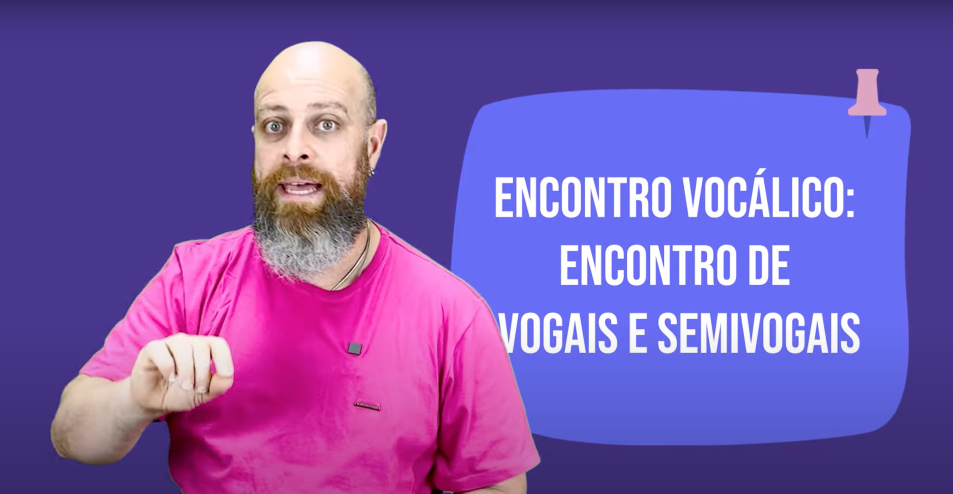
#> input picture temp/print_noslen.png, 2858 x 1480 px (shown at 1/3 size)
$ jupyter execute opencv.ipynb
#> lines starting #> are read from the running program, lines starting #| are printed output that depends on the picture; after the words box and inside, x2 and y2 are one past the last pixel; in counts of white or black regions, pixels touching at a corner belong together
[cell 1]
import numpy as np
import cv2

[cell 2]
import cv2
image_file = "temp/print_noslen.png"
img =  cv2.imread(image_file)
#> img is the input picture: shape (1480, 2858, 3); mean B, G, R 171.9, 86.5, 120.2

[cell 3]
cv2.startWindowThread()
cv2.imshow("original image", img)
cv2.waitKey(5000)
cv2.destroyAllWindows()
cv2.waitKey(10)

Inverted Image

[cell 4]
inverted_image = cv2.bitwise_not(img)
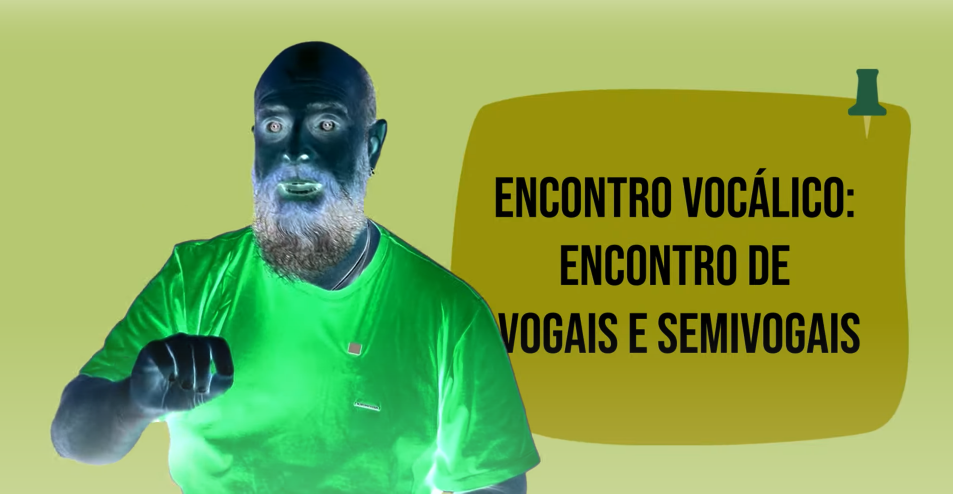
#> inverted_image: shape (1480, 2858, 3) (shown at 1/3 size); mean B, G, R 83.1, 168.5, 134.8
cv2.imwrite("temp/inverted.jpg", inverted_image)
#> Out = True

[cell 5]
img = cv2.imread("temp/inverted.jpg")
cv2.imshow("inverted", img)
cv2.waitKey(5000)
cv2.destroyAllWindows()
cv2.waitKey(10)

# 02: Rescaling

# 03: Binarization

[cell 6]
def grayscale(image):
    return cv2.cvtColor(image, cv2.COLOR_BGR2GRAY)

[cell 7]
img = cv2.imread("temp/print_noslen.png")
gray_image = grayscale(img)
#> in grayscale, `return cv2.cvtColor(image, cv2.COLOR_BGR2GRAY)`:
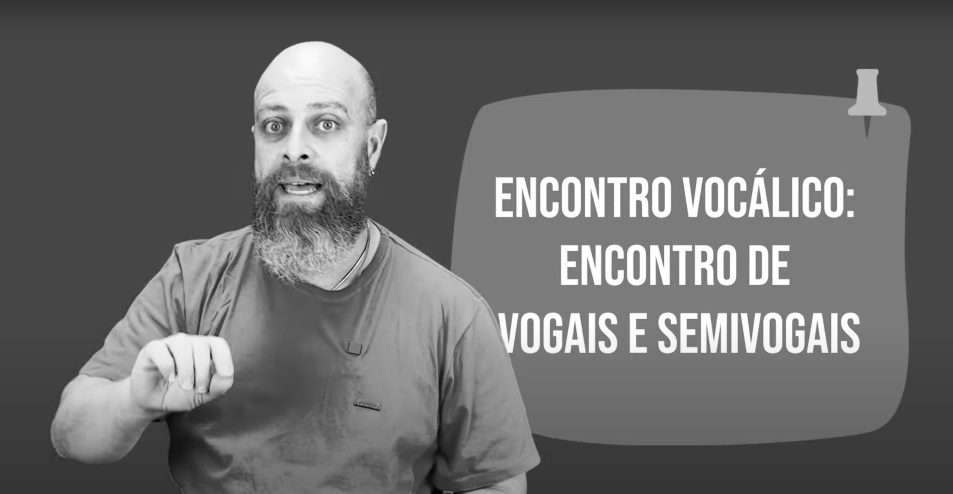
#> returned value: shape (1480, 2858) (shown at 1/3 size); min 1, max 255, mean 106.2
cv2.imwrite("temp/noslen_gray.jpg", gray_image)
#> Out = True

[cell 8]
img = cv2.imread("temp/noslen_gray.jpg")
#> img: shape (1480, 2858, 3); min 0, max 255, mean 106.2
cv2.imshow("gray", img)
cv2.waitKey(5000)
cv2.destroyAllWindows()
cv2.waitKey(10)

[cell 9]
thresh, im_bw = cv2.threshold(gray_image, 210, 230, cv2.THRESH_BINARY)
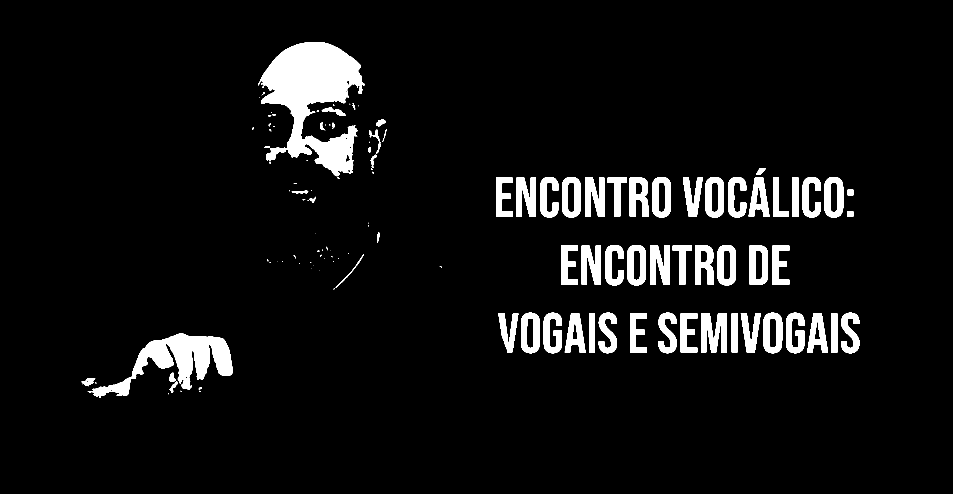
#> im_bw: shape (1480, 2858) (shown at 1/3 size); values 0 (black) and 230 (white), 6.4% white; 132 white regions (56 under 20 px), largest, box (x1, y1, x2, y2) and area: (775, 126, 1095, 529) 63289, (276, 1000, 699, 1193) 28953, (2103, 940, 2180, 1058) 6635
cv2.imwrite("temp/noslen_gray.jpg", im_bw)
#> Out = True

[cell 10]
img = cv2.imread("temp/noslen_gray.jpg")
#> img: shape (1480, 2858, 3); min 0, max 237, mean 14.7
cv2.imshow("gray", img)
cv2.waitKey(5000)
cv2.destroyAllWindows()
cv2.waitKey(10)

# Noise Removal

[cell 11]
def noise_removal(image):
    kernel = np.ones((1,1), np.uint8)
    image = cv2.dilate(image, kernel, iterations= 1)
    kernel = np.ones((1,1), np.uint8)
    image = cv2.erode(image, kernel, iterations= 1)
    image = cv2.morphologyEx(image, cv2.MORPH_CLOSE, kernel)
    image = cv2.medianBlur(image, 3)
    return(image)

[cell 12]
no_noise = noise_removal(im_bw)
#> in noise_removal, `image = cv2.medianBlur(image, 3)`: image: shape (1480, 2858); values 0 (black) and 230 (white), 6.4% white; 111 white regions (40 under 20 px), largest, box (x1, y1, x2, y2) and area: (775, 126, 1095, 529) 63306, (277, 1000, 699, 1193) 28964, (2103, 940, 2180, 1058) 6638
cv2.imwrite("temp/noslen_no_noise.jpg", no_noise)
#> Out = True

[cell 13]
img = cv2.imread("temp/noslen_no_noise.jpg")
#> img: shape (1480, 2858, 3); min 0, max 237, mean 14.7
cv2.imshow("gray", img)
cv2.waitKey(5000)
cv2.destroyAllWindows()
cv2.waitKey(10)

# Erosão

[cell 14]
def thin_font(image):
    image = cv2.bitwise_not(image)
    kernel = np.ones((2,2), np.uint8)
    image = cv2.erode(image, kernel, iterations = 1)
    image = cv2.bitwise_not(image)
    return(image)

[cell 15]
eroded_image = thin_font(no_noise)
#> in thin_font, `image = cv2.erode(image, kernel, iterations = 1)`: image: shape (1480, 2858); values 25 (black) and 255 (white), 93.3% white; 111 black regions (26 under 20 px), largest, box (x1, y1, x2, y2) and area: (775, 126, 1096, 530) 64852, (277, 1000, 700, 1194) 30100, (2103, 940, 2181, 1059) 7083
cv2.imwrite("temp/erodede_image.jpg", eroded_image)
#> Out = True

[cell 16]
img = cv2.imread("temp/erodede_image.jpg")
#> img: shape (1480, 2858, 3); min 0, max 238, mean 15.5
cv2.imshow("gray", img)
cv2.waitKey(5000)
cv2.destroyAllWindows()
cv2.waitKey(10)

# Dilatação

[cell 17]
def thick_font(image):
    image = cv2.bitwise_not(image)
    kernel = np.ones((2,2), np.uint8)
    image = cv2.dilate(image, kernel, iterations=1)
    image = cv2.bitwise_not(image)
    return(image)

[cell 18]
dilated_image = thick_font(no_noise)
#> in thick_font, `image = cv2.dilate(image, kernel, iterations=1)`: image: shape (1480, 2858); values 25 (black) and 255 (white), 94% white; 113 black regions (45 under 20 px), largest, box (x1, y1, x2, y2) and area: (779, 127, 1094, 529) 61735, (278, 1001, 699, 1193) 27824, (2104, 941, 2180, 1058) 6195
cv2.imwrite("temp/dilated_image.jpg", dilated_image)
#> Out = True

[cell 19]
img = cv2.imread("temp/dilated_image.jpg")
#> img: shape (1480, 2858, 3); min 0, max 237, mean 13.8
cv2.imshow("gray", img)
cv2.waitKey(5000)
cv2.destroyAllWindows()
cv2.waitKey(10)

# Reskewing

[cell 20]
new = cv2.imread("temp/page_01_rotated.JPG")
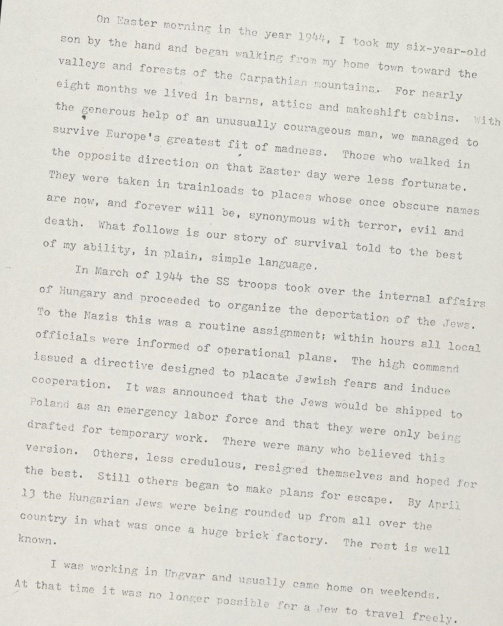
#> input picture temp/page_01_rotated.JPG, 1006 x 1251 px (shown at 1/2 size)
#> new is the input picture: shape (1251, 1006, 3); mean B, G, R 212.5, 219.3, 220.6
cv2.imshow("temp/page_01_rotated.JPG", img)
cv2.waitKey(5000)
cv2.destroyAllWindows()
cv2.waitKey(10)

[cell 21]
#https://becominghuman.ai/how-to-automatically-deskew-straighten-a-text-image-using-opencv-a0c30aed83df
import numpy as np

def getSkewAngle(cvImage) -> float:
    # Prep image, copy, convert to gray scale, blur, and threshold
    newImage = cvImage.copy()
    gray = cv2.cvtColor(newImage, cv2.COLOR_BGR2GRAY)
    blur = cv2.GaussianBlur(gray, (9, 9), 0)
    thresh = cv2.threshold(blur, 0, 255, cv2.THRESH_BINARY_INV + cv2.THRESH_OTSU)[1]

    # Apply dilate to merge text into meaningful lines/paragraphs.
    # Use larger kernel on X axis to merge characters into single line, cancelling out any spaces.
    # But use smaller kernel on Y axis to separate between different blocks of text
    kernel = cv2.getStructuringElement(cv2.MORPH_RECT, (30, 5))
    dilate = cv2.dilate(thresh, kernel, iterations=2)

    # Find all contours
    contours, hierarchy = cv2.findContours(dilate, cv2.RETR_LIST, cv2.CHAIN_APPROX_SIMPLE)
    contours = sorted(contours, key = cv2.contourArea, reverse = True)
    for c in contours:
        rect = cv2.boundingRect(c)
        x,y,w,h = rect
        cv2.rectangle(newImage,(x,y),(x+w,y+h),(0,255,0),2)

    # Find largest contour and surround in min area box
    largestContour = contours[0]
    print (len(contours))
    minAreaRect = cv2.minAreaRect(largestContour)
    cv2.imwrite("temp/boxes.jpg", newImage)
    # Determine the angle. Convert it to the value that was originally used to obtain skewed image
    angle = minAreaRect[-1]
    if angle < -45:
        angle = 90 + angle
    return -1.0 * angle

# Rotate the image around its center
def rotateImage(cvImage, angle: float):
    newImage = cvImage.copy()
    (h, w) = newImage.shape[:2]
    center = (w // 2, h // 2)
    M = cv2.getRotationMatrix2D(center, angle, 1.0)
    newImage = cv2.warpAffine(newImage, M, (w, h), flags=cv2.INTER_CUBIC, borderMode=cv2.BORDER_REPLICATE)
    return newImage

[cell 22]
def deskew(img):
    angle = getSkewAngle(img)
#> in getSkewAngle, `thresh = cv2.threshold(blur, 0, 255, cv2.THRESH_BINARY_INV + cv2.THRES..`: thresh: shape (1251, 1006); 13.2% white; 805 white regions (24 under 20 px), largest, box (x1, y1, x2, y2) and area: (345, 776, 466, 799) 1286, (823, 269, 917, 292) 1137, (824, 725, 918, 746) 1116
#> in getSkewAngle, `dilate = cv2.dilate(thresh, kernel, iterations=2)`:
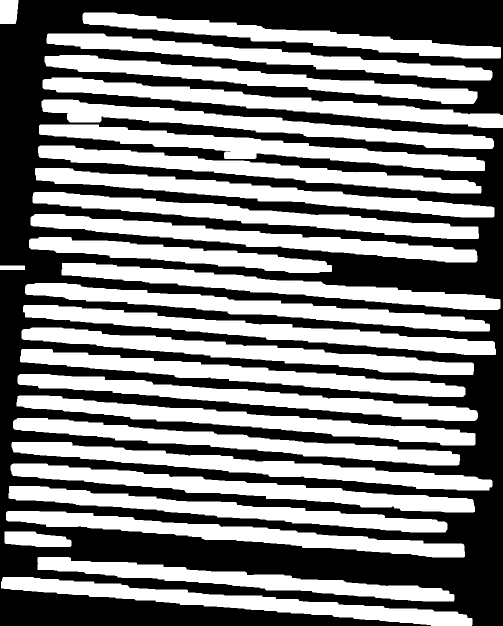
#> dilate: shape (1251, 1006) (shown at 1/2 size); 49% white; 28 white regions
#> in getSkewAngle, `contours, hierarchy = cv2.findContours(dilate, cv2.RETR_LIST, cv2.CHAI..`: contours = 28 contours; largest, box (x1, y1, x2, y2) and area: (46, 610, 992, 710) 25614, (23, 884, 985, 981) 25489, (21, 927, 950, 1025) 25184, (50, 566, 980, 663) 24726, (33, 791, 951, 891) 24553
#> the loop in getSkewAngle, `for c in contours:` made 28 passes
#> (x, y, w, h) on passes 1 to 12: (46, 610, 946, 100), (23, 884, 962, 97), (21, 927, 929, 98), (50, 566, 930, 97), (33, 791, 918, 100), (43, 655, 905, 95), (35, 748, 921, 94), (78, 249, 892, 93), (40, 698, 891, 96), (2, 1154, 943, 97), (85, 155, 921, 101), (70, 336, 919, 99)
#> (c, x, y, w, h) on pass 28: ([[0, 531], [0, 539], [49, 539], [49, 531]], 0, 531, 50, 9)
#> after the loop in getSkewAngle, `for c in contours:`:
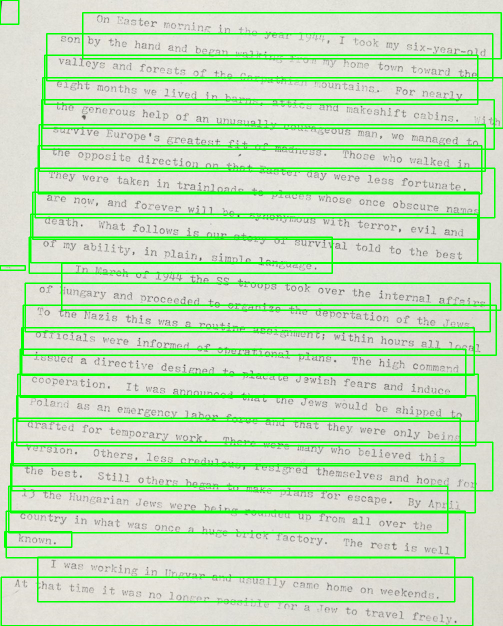
#> newImage: shape (1251, 1006, 3) (shown at 1/2 size); 11.28% of pixels changed, all inside (x1, y1, x2, y2) = (0, 0, 1006, 1251)
#> in getSkewAngle, `largestContour = contours[0]`: largestContour = contour of 241 points, box (x1, y1, x2, y2) (46, 610, 992, 710), area 25614
#| 28
#> in getSkewAngle, `minAreaRect = cv2.minAreaRect(largestContour)`: minAreaRect = ((518.5, 660), (35.16, 949.6), -85.2)
#> in getSkewAngle, `angle = minAreaRect[-1]`: angle = -85.2
#> in getSkewAngle, `angle = 90 + angle`: angle = 4.8
    return(rotateImage(img, -1.0 * angle))

[cell 23]
straight_image = deskew(new)
#> in deskew, `angle = getSkewAngle(img)`: angle = -4.8
#> in rotateImage, `M = cv2.getRotationMatrix2D(center, angle, 1.0)`: M = [[0.996, 0.0837, -50.52], [-0.0837, 0.996, 44.27]]
#> in rotateImage, `newImage = cv2.warpAffine(newImage, M, (w, h), flags=cv2.INTER_CUBIC, ..`:
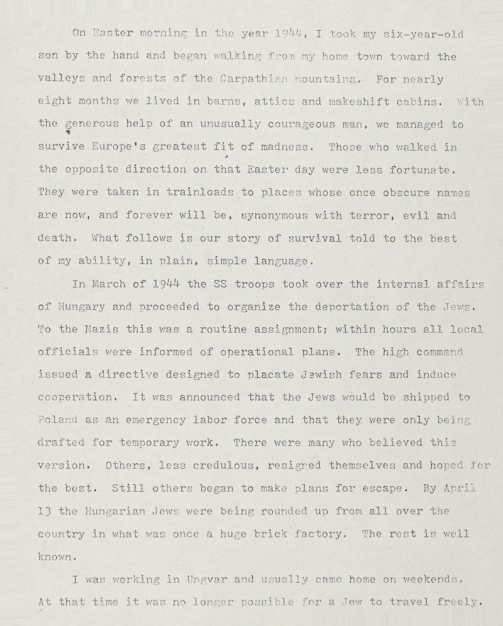
#> newImage: shape (1251, 1006, 3) (shown at 1/2 size); mean B, G, R 212.5, 219.4, 220.7
cv2.imwrite("temp/fix_rotated_img.jpg", straight_image)
#> Out = True

[cell 24]
fixed = cv2.imread("temp/fix_rotated_img.JPG")
cv2.imshow("temp/fix_rotated_img.JPG", fixed)
cv2.waitKey(5000)
cv2.destroyAllWindows()
cv2.waitKey(10)
#> Out = 27

# Destroy Borders

[cell 25]
fixed = cv2.imread("temp/no_noise.JPG")
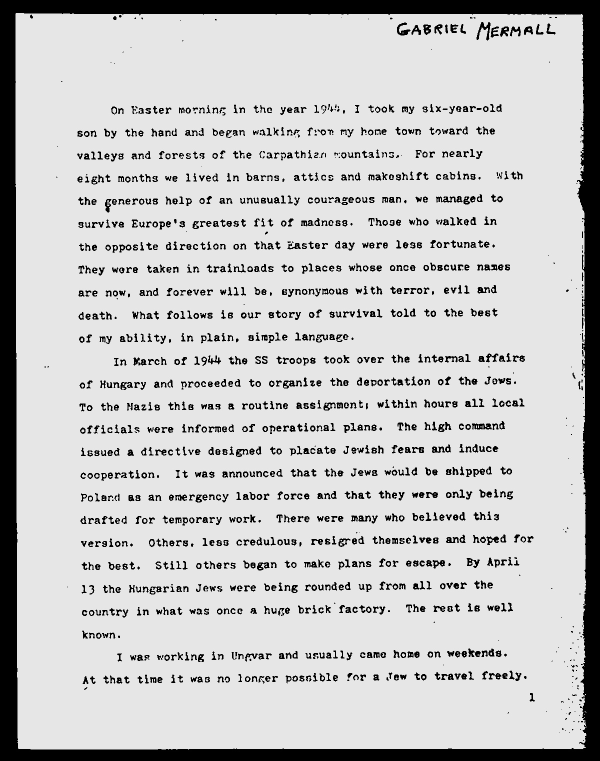
#> input picture temp/no_noise.jpg, 1200 x 1522 px, found by its file name (shown at 1/2 size)
#> fixed is the input picture: shape (1522, 1200, 3); min 0, max 240, mean 196.4
cv2.imshow("temp/no_noise.JPG", fixed)
cv2.waitKey(5000)
cv2.destroyAllWindows()
cv2.waitKey(10)
#> Out = 27

[cell 26]
def remove_borders(image):
    contours, heiarchy = cv2.findContours(image, cv2.RETR_EXTERNAL, cv2.CHAIN_APPROX_SIMPLE)
    cntsSorted = sorted(contours, key=lambda x:cv2.contourArea(x))
    cnt = cntsSorted[-1]
    x, y, w, h = cv2.boundingRect(cnt)
    crop = image[y:y+h, x:x+w]
    return (crop)

[cell 27]
no_borders = remove_borders(no_noise)
#> in remove_borders, `contours, heiarchy = cv2.findContours(image, cv2.RETR_EXTERNAL, cv2.CH..`: contours = 111 contours, 44 with area under 20; largest, box (x1, y1, x2, y2) and area: (775, 126, 1095, 529) 62634, (277, 1000, 699, 1193) 28171, (2103, 940, 2180, 1058) 6226, (1881, 735, 1938, 856) 6154, (2473, 531, 2530, 652) 6142; heiarchy = 111 rows, first 6: [1, -1, -1, -1], [2, 0, -1, -1], [3, 1, -1, -1], [4, 2, -1, -1], [5, 3, -1, -1], [6, 4, -1, -1]
#> in remove_borders, `cntsSorted = sorted(contours, key=lambda x:cv2.contourArea(x))`: cntsSorted has the same summary as contours
#> in remove_borders, `cnt = cntsSorted[-1]`: cnt = contour of 996 points, box (x1, y1, x2, y2) (775, 126, 1095, 529), area 62634
#> in remove_borders, `x, y, w, h = cv2.boundingRect(cnt)`: x = 775; y = 126; w = 320; h = 403
#> in remove_borders, `crop = image[y:y+h, x:x+w]`:
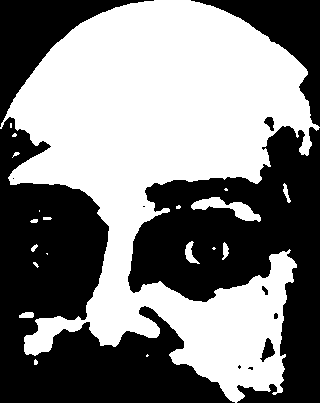
#> crop: shape (403, 320); values 0 (black) and 230 (white), 50.1% white; 12 black regions (4 under 20 px), largest, box (x1, y1, x2, y2) and area: (0, 117, 235, 403) 28233, (128, 126, 320, 403) 25001, (0, 0, 154, 127) 5969
cv2.imwrite("temp/no_borders.jpg", no_borders)
#> Out = True

[cell 28]
fixed = cv2.imread("temp/no_borders.JPG")
cv2.imshow("temp/no_borders.JPG", fixed)
cv2.waitKey(5000)
cv2.destroyAllWindows()
cv2.waitKey(10)
#> Out = 27

# Create Borders

[cell 29]
color = [255, 255, 255]
top, bottom, left, right = [150]*4

[cell 30]
image_with_border = cv2.copyMakeBorder(no_borders, top, bottom, left, right, cv2.BORDER_CONSTANT, value=color)
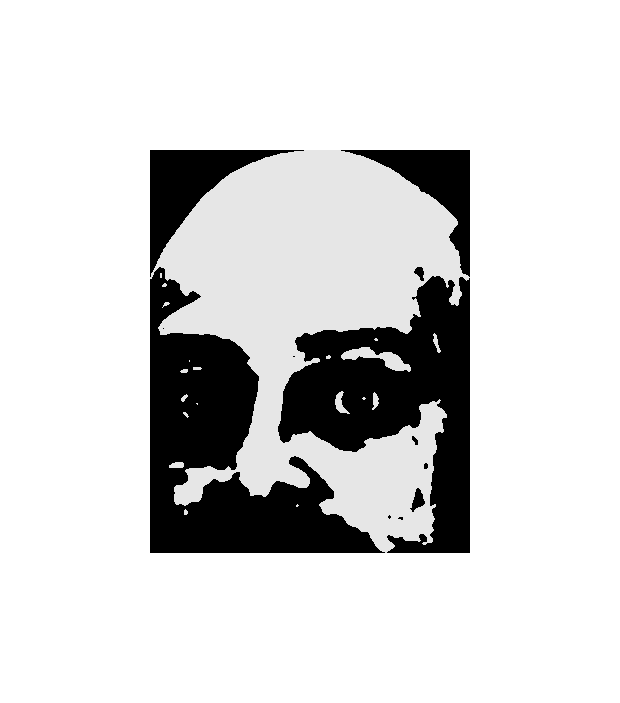
#> image_with_border: shape (703, 620); min 0, max 255, mean 213.6
cv2.imwrite("temp/image_with_border.jpg", image_with_border)
display("temp/image_with_border.jpg")

[cell 31]
fixed = cv2.imread("temp/image_with_border.JPG")
cv2.imshow("temp/image_with_border.JPG", fixed)
cv2.waitKey(5000)
cv2.destroyAllWindows()
cv2.waitKey(10)
#> Out = 27
